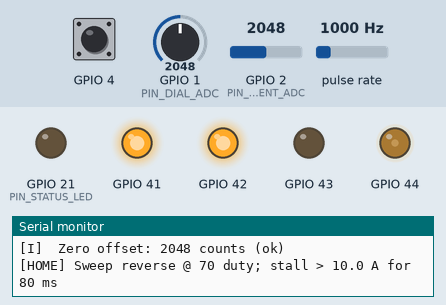
Recording of a program running on a simulated Seeed XIAO ESP32-S3. Shown: output pins drawn as LEDs (lit = HIGH), the last lines printed to the serial monitor. Wiring (inferred from the names in the program): pulse sensor: data GPIO 3. Dashed ring = blinking. The test bench sets the inputs (shaded band); at power-on: GPIO 2 (PIN_CURRENT_ADC) = 2048, GPIO 4 HIGH, GPIO 1 (PIN_DIAL_ADC) = 2048, pulse rate 1000 Hz (analog values on the 0–4095 scale).

Above: at 0.8 s.
0.9 s: GPIO 2 (PIN_CURRENT_ADC) set to 852
2.4 s: GPIO 2 (PIN_CURRENT_ADC) set to 736
At 2.51 s:
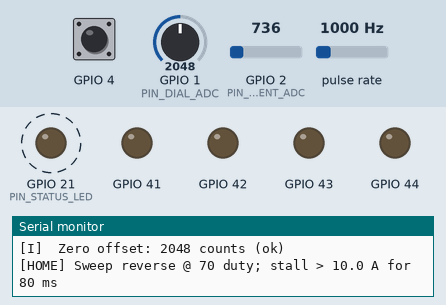
At 5.2 s:
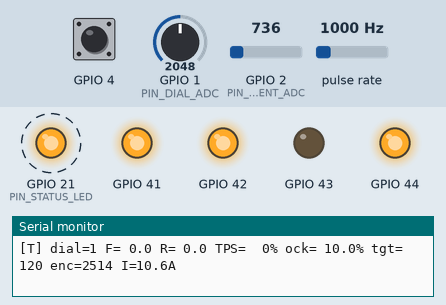
5.4 s: GPIO 4 pulled LOW for 3.2 s
At 8.89 s:
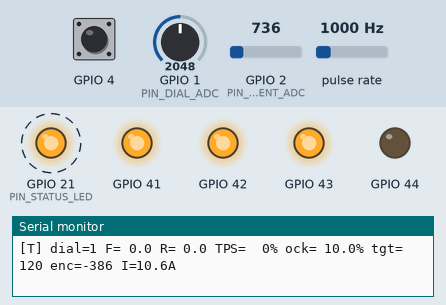
10.6 s: GPIO 1 (PIN_DIAL_ADC) set to 3300
12.1 s: GPIO 1 (PIN_DIAL_ADC) set to 3395
14.1 s: GPIO 4 driven LOW
At 18.05 s:
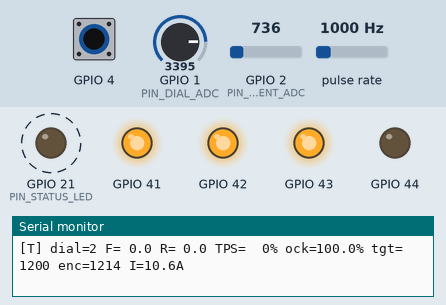
Timing chart, 0 to 18.1 s (numbered marks = the images above; inputs shaded):
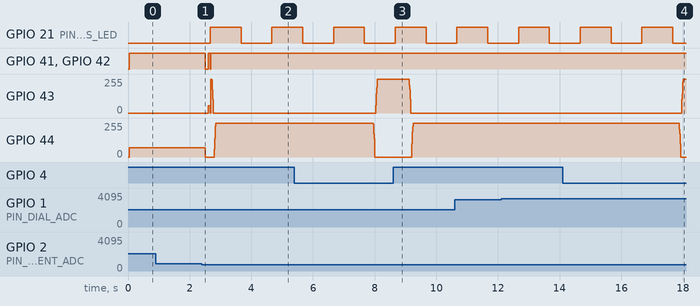

Measured:
- the behaviour switches between 808 and 807 on GPIO 2 (PIN_CURRENT_ADC) (found by bisection; images 0 and 1)
- after the input at 0.9 s, every drawn part: stays the same
- after the input at 2.4 s, GPIO 21 (PIN_STATUS_LED): LOW → HIGH after 0.27 s, → LOW 1.0 s later, → HIGH 1.0 s later; GPIO 41, GPIO 42: HIGH → LOW after 0.10 s, → HIGH 0.10 s later, → LOW 0.06 s later, → HIGH 0.02 s later; GPIO 44: 70/255 → 0/255 after 0.10 s, → 255/255 0.30 s later
- after the input at 5.4 s, GPIO 43: rises from 0/255 to 255/255 in 0.05 s, then falls to 0/255 in 1.1 s
- after the input at 14.1 s, GPIO 43: 0/255 → 255/255 after 3.9 s; GPIO 44: 255/255 → 0/255 after 3.8 s

The program:

main.cpp
```cpp
/**
 * =====================================================================
 *  Tacoma-ATC700-Standalone — main.cpp   (v0.1 DRAFT)
 *  - global variable definitions
 *  - ACS712 current sensing (shared primitive)
 *  - boot homing sequence (find OPEN stop, zero the encoder)
 *  - FreeRTOS task spawn pinned to core 0 / core 1
 * =====================================================================
 */
#include "globals.h"

/* =====================================================================
 * 1. Global definitions
 * ===================================================================== */
VehicleData_t          g_veh            = {};
portMUX_TYPE           g_dataMux        = portMUX_INITIALIZER_UNLOCKED;
volatile DialState_t   g_dialState      = DIAL_2WD;
volatile bool          g_homed          = false;
volatile SystemFault_t g_fault          = SYS_OK;
volatile int32_t       g_encoderTicks   = 0;

/* ACS712 0-A midpoint in ADC counts, auto-calibrated in setup(). */
static uint16_t g_currentZeroCounts = ADC_FULLSCALE / 2;

/* =====================================================================
 * 2. ACS712 current sensing
 * =====================================================================
 *  Sensor loop polarity is arbitrary (either motor lead can pass
 *  through), so all consumers use fabsf() on these values.
 * ===================================================================== */
float currentReadAmps(void)
{
    const float deltaCounts = (float)analogRead(PIN_CURRENT_ADC)
                            - (float)g_currentZeroCounts;
    const float mv = deltaCounts / ADC_COUNTS_PER_MV;
    return mv / ACS_SENSITIVITY_MV_A;
}

float currentReadFilteredAmps(void)
{
    static float          ring[CURRENT_FILTER_TAPS];
    static uint8_t        idx = 0, filled = 0;
    static portMUX_TYPE   filterMux = portMUX_INITIALIZER_UNLOCKED;

    float sum = 0.0f;
    uint8_t n;

    portENTER_CRITICAL(&filterMux);
    ring[idx] = currentReadAmps();
    idx = (uint8_t)((idx + 1) % CURRENT_FILTER_TAPS);
    if (filled < CURRENT_FILTER_TAPS) filled++;
    for (uint8_t i = 0; i < filled; i++) sum += ring[i];
    n = filled;
    portEXIT_CRITICAL(&filterMux);

    return sum / (float)n;
}

void currentCalibrateZero(void)
{
    /* Driver OFF: whatever the sensor says is its zero offset + noise. */
    motorEnable(false);
    delay(20);

    uint32_t acc = 0;
    for (uint16_t i = 0; i < ACS_ZERO_CAL_SAMPLES; i++) {
        acc += (uint32_t)analogRead(PIN_CURRENT_ADC);
        delayMicroseconds(200);
    }
    g_currentZeroCounts = (uint16_t)(acc / ACS_ZERO_CAL_SAMPLES);

    /* A healthy ACS712 on a 3V3 rail sits near mid-scale. */
    const int32_t offCenter = labs((int32_t)g_currentZeroCounts
                                   - (int32_t)(ADC_FULLSCALE / 2));
    LOGF("[I]  Zero offset: %u counts (%s)\n", g_currentZeroCounts,
         offCenter > 600 ? "OFF-NORMAL - check ACS712 wiring!" : "ok");
}

/* =====================================================================
 * 3. Homing sequence
 * =====================================================================
 *  Drive REVERSE at low duty toward the clutch-OPEN stop until the
 *  current spike confirms a mechanical stall. Then back off a known
 *  distance and define that position as tick 0, so the resting pack
 *  never presses against the stop. If the encoder doesn't move during
 *  back-off, the sweep fails -> also catches dead encoder wiring.
 * ===================================================================== */
static bool homeAttempt(void)
{
    LOGF("[HOME] Sweep reverse @ %d duty; stall > %.1f A for %u ms\n",
         HOME_PWM, HOME_STALL_AMPS, HOME_STALL_CONFIRM_MS);

    const uint32_t startMs    = millis();
    uint32_t       stallSince = 0;
    bool           hitStop    = false;

    g_encoderTicks = 0;
    motorEnable(true);
    motorDrive(-(float)HOME_PWM);

    while (millis() - startMs < HOME_TIMEOUT_MS) {
        const float amps = fabsf(currentReadFilteredAmps());
        if (amps > HOME_STALL_AMPS) {
            if (stallSince == 0) stallSince = millis();
            if (millis() - stallSince >= HOME_STALL_CONFIRM_MS) {
                hitStop = true;
                break;
            }
        } else {
            stallSince = 0;          /* spike must be sustained */
        }
        vTaskDelay(pdMS_TO_TICKS(5));
    }

    motorDrive(0);
    motorEnable(false);
    vTaskDelay(pdMS_TO_TICKS(100));

    if (!hitStop) {
        LOGF("[HOME] TIMEOUT after %d ms (no confirmed stall)\n",
             HOME_TIMEOUT_MS);
        return false;
    }

    /* --- At the OPEN stop: back off, then zero here. --- */
    g_encoderTicks = 0;
    const uint32_t backoffStartMs = millis();
    motorEnable(true);
    motorDrive(HOME_PWM * 0.8f);     /* gentle creep forward (CLOSE)   */

    while (millis() - backoffStartMs < 5000 &&
           g_encoderTicks < HOME_BACKOFF_TICKS) {
        vTaskDelay(pdMS_TO_TICKS(2));
    }
    motorDrive(0);
    motorEnable(false);

    const int32_t moved = g_encoderTicks;
    if (moved < HOME_BACKOFF_TICKS) {
        /* Stalled again, or encoder not counting — hardware problem. */
        LOGF("[HOME] Back-off moved only %ld ticks - check encoder/jam!\n",
             (long)moved);
        return false;
    }

    g_encoderTicks = 0;              /* this position is now tick 0    */
    LOGF("[HOME] Done. Tick 0 = OPEN stop + %d ticks.\n", HOME_BACKOFF_TICKS);
    return true;
}

static void homeSequence(void)
{
    for (uint8_t retry = 1; retry <= HOME_RETRY_MAX; retry++) {
        if (homeAttempt()) {
            g_homed = true;
            return;
        }
        LOGF("[HOME] attempt %d/%d failed\n", retry, HOME_RETRY_MAX);
        vTaskDelay(pdMS_TO_TICKS(1000));
    }
    g_fault = SYS_FAULT_HOMING;      /* permanent limp: never drive    */
    LOGF("[HOME] !! ALL ATTEMPTS FAILED - LIMP MODE, motor disabled !!\n");
}

/* =====================================================================
 * 4. setup() / loop()
 * ===================================================================== */
void setup()
{
    Serial.begin(LOG_BAUD);
    Serial.setTxTimeoutMs(0);        /* USB CDC writes never stall a core */

    LOGF("\n\n=== Tacoma-ATC700-Standalone v0.1 (%s %s) ===\n",
         __DATE__, __TIME__);

    pinMode(PIN_STATUS_LED, OUTPUT);
    digitalWrite(PIN_STATUS_LED, LOW);

    pinMode(PIN_DIAL_ADC, INPUT);
    pinMode(PIN_CURRENT_ADC, INPUT);
    analogReadResolution(12);
    analogSetPinAttenuation(PIN_DIAL_ADC,    ADC_11db);
    analogSetPinAttenuation(PIN_CURRENT_ADC, ADC_11db);

    currentCalibrateZero();

    /* Motor PWM + EN + hall ISR must be live BEFORE homing — the homing
     * routine needs the encoder count and the driver primitives.      */
    motorHwInit();

    homeSequence();

    /* Pin the two workers to their cores. Arduino loop() also lives on
     * core 1 but at priority 1, so it can never preempt the 100 Hz
     * motor loop — it just sleeps.                                     */
    xTaskCreatePinnedToCore(canTask,   "can",   CAN_TASK_STACK,
                            NULL, CAN_TASK_PRIO,   NULL, CORE_DATA);
    xTaskCreatePinnedToCore(motorTask, "motor", MOTOR_TASK_STACK,
                            NULL, MOTOR_TASK_PRIO, NULL, CORE_MOTOR);

    LOGF("[SYS] Tasks spawned (can@core%d p%d, motor@core%d p%d) homed=%d\n",
         CORE_DATA, CAN_TASK_PRIO, CORE_MOTOR, MOTOR_TASK_PRIO, (int)g_homed);
}

void loop()
{
    /* Nothing on the critical path; the pinned tasks do the real work. */
    vTaskDelay(pdMS_TO_TICKS(1000));
}
```

globals.h
```cpp
/**
 * =====================================================================
 *  Tacoma-ATC700-Standalone — globals.h   (v0.1 DRAFT)
 *  Shared state across translation units: the CAN task (core 0) writes
 *  vehicle telemetry, the motor task (core 1) consumes it.
 * =====================================================================
 */
#ifndef TACS_GLOBALS_H
#define TACS_GLOBALS_H

#include <Arduino.h>
#include "freertos/FreeRTOS.h"
#include "freertos/task.h"
#include "config.h"

/* =====================================================================
 *  Vehicle snapshot — written by can_task (CORE_DATA), read by
 *  motor_task (CORE_MOTOR). Every access goes through g_dataMux with
 *  portENTER_CRITICAL(). Keep critical sections microseconds long —
 *  NEVER Serial.print() inside one!
 * ===================================================================== */
typedef struct {
    float    frontMph;          /* front axle speed                     */
    float    rearMph;           /* rear axle speed                      */
    float    tpsPct;            /* throttle position, 0..100            */
    uint32_t lastWheelFrameMs;  /* millis() of last wheel-speed frame   */
    bool     stale;             /* no frames for CAN_STALE_TIMEOUT_MS   */
} VehicleData_t;

extern VehicleData_t g_veh;
extern portMUX_TYPE  g_dataMux;

/* =====================================================================
 *  State written by can_task / ISR, read anywhere
 * ===================================================================== */
extern volatile DialState_t   g_dialState;   /* banded dial position    */
extern volatile bool          g_homed;       /* valid zero point exists */
extern volatile SystemFault_t g_fault;       /* last latched fault      */

/* Encoder edge count. Updated inside the hall ISR; 32-bit aligned
 * loads/stores are atomic on Xtensa, so a plain volatile gives
 * lock-free reads from the other core.                                 */
extern volatile int32_t       g_encoderTicks;

/* Control-loop status mirrors, written by CORE_MOTOR every PID loop,
 * read by the can task's telemetry print.                              */
extern volatile float         g_slipLockPct;  /* sport lock demand, %   */
extern volatile float         g_targetTicks;  /* where the PID wants to be */

/* =====================================================================
 *  Motor primitives — implemented in src/motor_task.cpp.
 *  The homing sequence (main.cpp) calls these before the task starts,
 *  so motorHwInit() must run first.
 * ===================================================================== */
void  motorHwInit(void);            /* PWM channels, EN pins, hall ISR  */
void  motorEnable(bool en);         /* BTS7960 R_EN/L_EN master kill    */
bool  motorIsEnabled(void);
void  motorDrive(float signedPwm);  /* -255..255; + = CLOSE (lock side) */
void  motorTask(void *arg);         /* core 1: 100 Hz PID + slip logic  */

/* =====================================================================
 *  CAN/dial task — implemented in src/can_task.cpp
 * ===================================================================== */
void  canTask(void *arg);           /* core 0: bus sniffer + dial scan  */

/* =====================================================================
 *  Current sensing — implemented in src/main.cpp (shared by homing and
 *  the overcurrent watchdog in the motor task).
 * ===================================================================== */
void  currentCalibrateZero(void);   /* run once with motor OFF          */
float currentReadAmps(void);        /* one sample, signed; polarity is arbitrary */
float currentReadFilteredAmps(void);/* moving average CURRENT_FILTER_TAPS */

#endif /* TACS_GLOBALS_H */
```

Source omitted: can_task.cpp (9100 bytes), motor_task.cpp (12365 bytes), config.h (14991 bytes)
